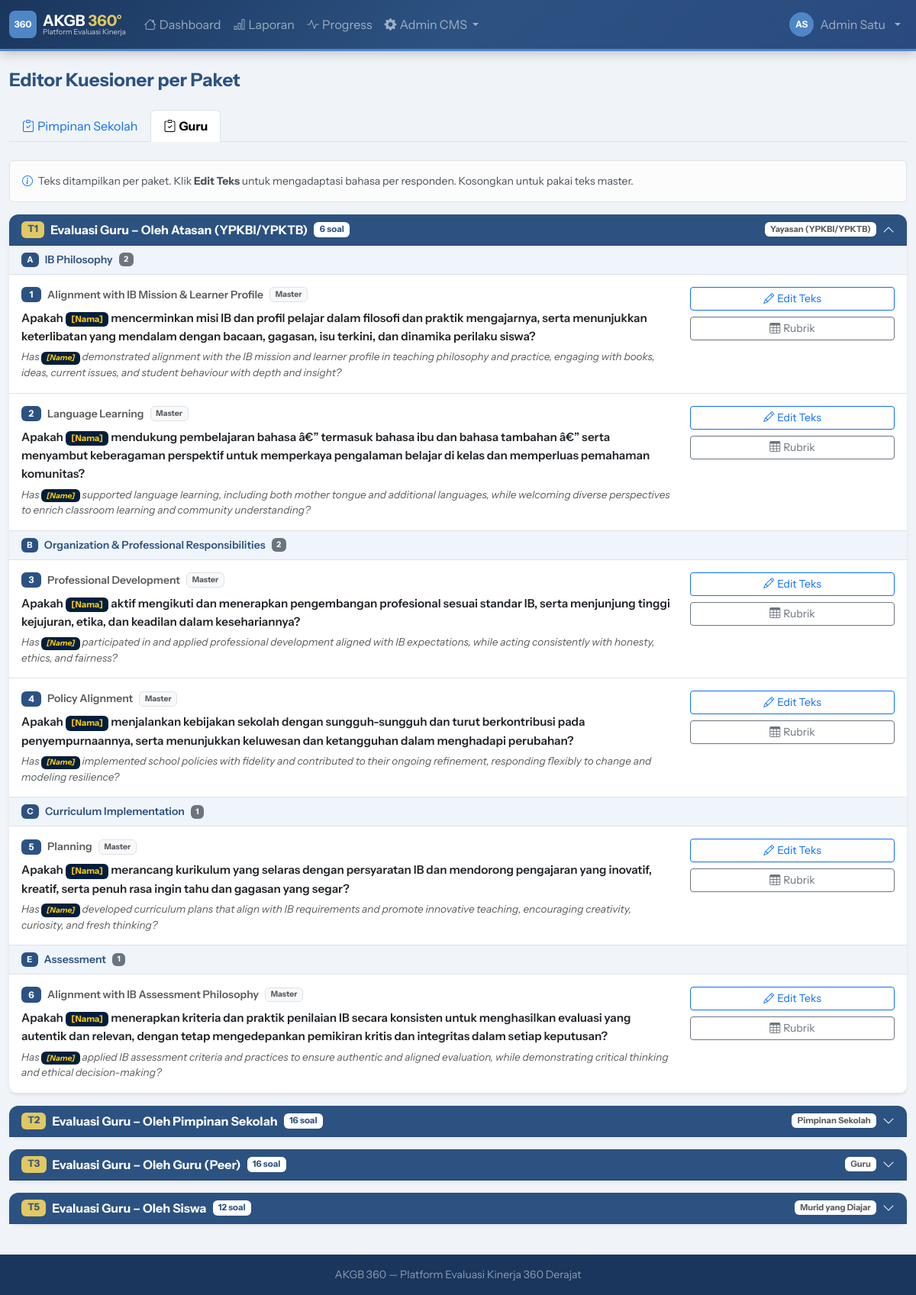
Before: /demo/admin/questions.php?tab=teacher (signed in) with the older database file.
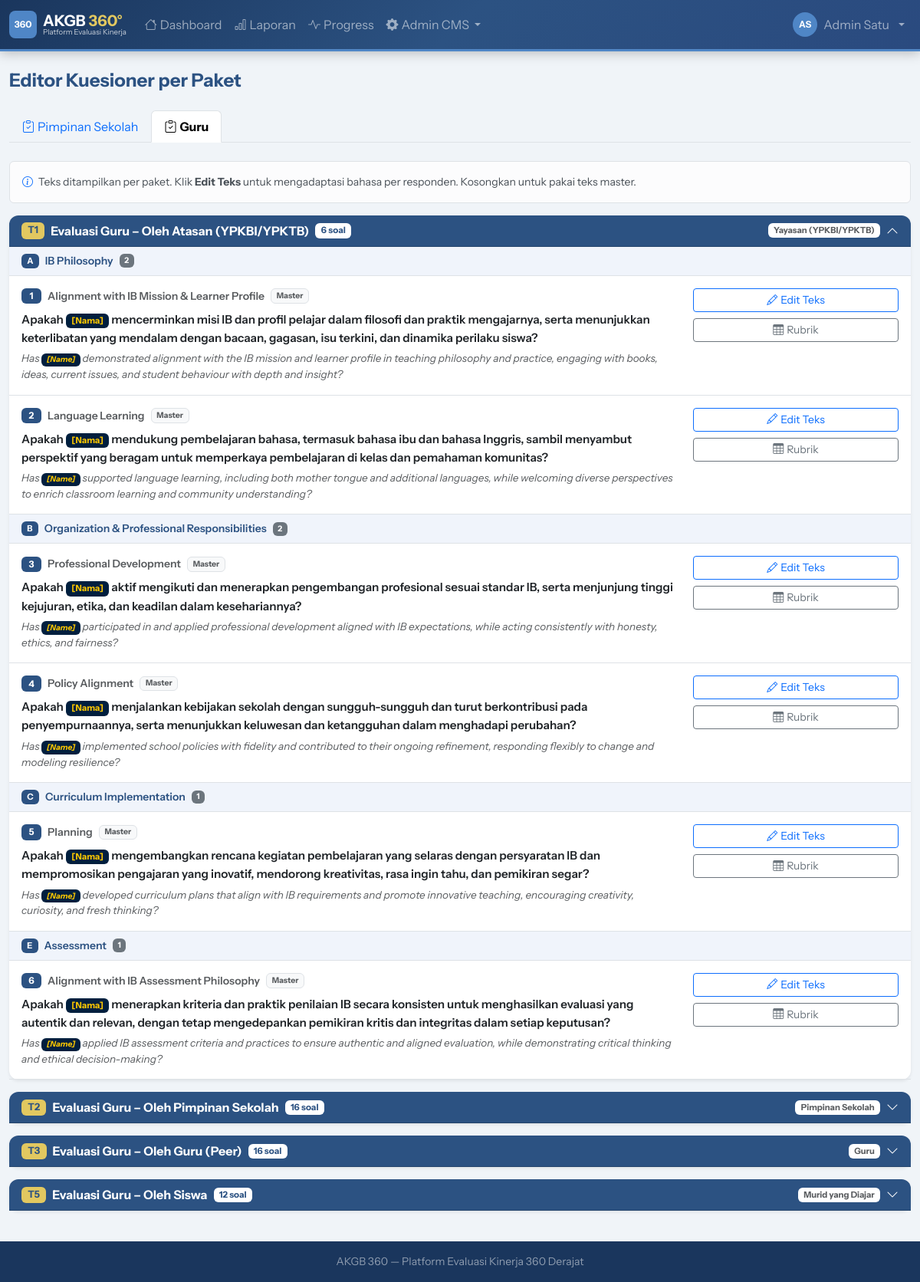
After: the same page with the newer database file.
### tables this page shows
CREATE TABLE `eval_types` (
  `id` int NOT NULL AUTO_INCREMENT,
  `code` varchar(20) NOT NULL,
  `name` varchar(100) NOT NULL,
  PRIMARY KEY (`id`),
  UNIQUE KEY `code` (`code`)
);

CREATE TABLE `package_weights` (
  `id` int NOT NULL AUTO_INCREMENT,
  `package_id` int NOT NULL,
  `weight` decimal(4,2) DEFAULT '1.00',
  `notes` varchar(200) DEFAULT NULL,
  PRIMARY KEY (`id`),
  KEY `package_id` (`package_id`),
  CONSTRAINT `package_weights_ibfk_1` FOREIGN KEY (`package_id`) REFERENCES `packages` (`id`) ON DELETE CASCADE
);

CREATE TABLE `packages` (
  `id` int NOT NULL AUTO_INCREMENT,
  `code` varchar(20) NOT NULL,
  `name` varchar(200) NOT NULL,
  `eval_type_id` int NOT NULL,
  `period_id` int DEFAULT NULL COMMENT 'NULL = template global, ada nilai = terikat periode',
  `respondent_type` varchar(50) NOT NULL,
  `description` text,
  `is_self_reflection` tinyint(1) DEFAULT '0',
  `question_lang` enum('both','id','en') NOT NULL DEFAULT 'both',
  PRIMARY KEY (`id`),
  KEY `eval_type_id` (`eval_type_id`),
  KEY `period_id` (`period_id`),
  CONSTRAINT `packages_ibfk_1` FOREIGN KEY (`eval_type_id`) REFERENCES `eval_types` (`id`),
  CONSTRAINT `packages_ibfk_2` FOREIGN KEY (`period_id`) REFERENCES `eval_periods` (`id`) ON DELETE SET NULL
);

CREATE TABLE `package_questions` (
  `id` int NOT NULL AUTO_INCREMENT,
  `package_id` int NOT NULL,
  `question_id` int NOT NULL,
  `question_id_text_override` text COMMENT 'Override teks ID untuk paket ini (NULL = pakai master)',
  `question_en_text_override` text COMMENT 'Override teks EN untuk paket ini (NULL = pakai master)',
  `order_num` int DEFAULT '0',
  PRIMARY KEY (`id`),
  KEY `package_id` (`package_id`),
  KEY `question_id` (`question_id`),
  CONSTRAINT `package_questions_ibfk_1` FOREIGN KEY (`package_id`) REFERENCES `packages` (`id`) ON DELETE CASCADE,
  CONSTRAINT `package_questions_ibfk_2` FOREIGN KEY (`question_id`) REFERENCES `questions` (`id`)
);

CREATE TABLE `standards` (
  `id` int NOT NULL AUTO_INCREMENT,
  `domain_id` int NOT NULL,
  `name` varchar(250) NOT NULL,
  `description` text,
  `extended_description` text,
  `elaboration_id` text,
  `elaboration_en` text,
  `order_num` int DEFAULT '0',
  PRIMARY KEY (`id`),
  KEY `domain_id` (`domain_id`),
  CONSTRAINT `standards_ibfk_1` FOREIGN KEY (`domain_id`) REFERENCES `domains` (`id`)
);

CREATE TABLE `questions` (
  `id` int NOT NULL AUTO_INCREMENT,
  `standard_id` int NOT NULL,
  `question_id_text` text NOT NULL,
  `question_en_text` text NOT NULL,
  PRIMARY KEY (`id`),
  KEY `standard_id` (`standard_id`),
  CONSTRAINT `questions_ibfk_1` FOREIGN KEY (`standard_id`) REFERENCES `standards` (`id`)
);

### public_html/demo/includes/db.php (called while the page is built, shortened)
<?php
class Database {
    private static ?PDO $instance = null;
    public static function getInstance(): PDO {
        if (self::$instance === null) {
            $dsn = "mysql:host=" . DB_HOST . ";dbname=" . DB_NAME . ";charset=" . DB_CHARSET;
            $options = [
                PDO::ATTR_ERRMODE            => PDO::ERRMODE_EXCEPTION,
                PDO::ATTR_DEFAULT_FETCH_MODE => PDO::FETCH_ASSOC,
                PDO::ATTR_EMULATE_PREPARES   => false,
            ];
            try {
                self::$instance = new PDO($dsn, DB_USER, DB_PASS, $options);
            } catch (PDOException $e) {
                die(json_encode(['error' => 'Database connection failed: ' . $e->getMessage()]));
            }
        }
        return self::$instance;
    }
    public static function query(string $sql, array $params = []): PDOStatement {
        $stmt = self::getInstance()->prepare($sql);
        $stmt->execute($params);
        return $stmt;
    }
    public static function fetchAll(string $sql, array $params = []): array {
        return self::query($sql, $params)->fetchAll();
    }
}

### public_html/demo/includes/functions.php (called while the page is built, shortened)
<?php
function h(string $s = ''): string {
    return htmlspecialchars($s, ENT_QUOTES, 'UTF-8');
}
function respondentLabel(string $type): string {
    return match($type) {
        'atasan'        => 'Yayasan (YPKBI/YPKTB)',
        'leader'        => 'Pimpinan Sekolah',
        'peer'          => 'Rekan Sejawat',
        'guru'          => 'Guru',
        'teacher'       => 'Rekan Sejawat (Guru)',
        'ortu'          => 'Komite Orang Tua',
        'siswa'         => 'OSIS / Siswa',
        'student_class' => 'Murid yang Diajar',
        'self'          => 'Refleksi Mandiri',
        default         => ucfirst($type),
    };
}

### public_html/demo/admin/questions.php (the view, shortened to what the rows shown need)
<?php
require_once __DIR__ . '/../includes/db.php';
require_once __DIR__ . '/../includes/functions.php';
require_once __DIR__ . '/../includes/layout.php';
$tab    = $_GET['tab'] ?? '';
$evalTypes = Database::fetchAll("SELECT * FROM eval_types ORDER BY id");
$currentEt = null;
foreach ($evalTypes as $et) {
    if ($et['code'] === $tab) { $currentEt = $et; break; }
}
$packages = [];
if ($currentEt) {
    $pkgRows = Database::fetchAll("
        SELECT p.*, pw.weight
        FROM packages p
        LEFT JOIN package_weights pw ON pw.package_id = p.id
        WHERE p.eval_type_id = ? AND p.is_self_reflection = 0
        ORDER BY p.id
    ", [$currentEt['id']]);
    foreach ($pkgRows as $pkg) {
        $qRows = Database::fetchAll("
            SELECT
                pq.id as pq_id,
                pq.order_num,
                pq.question_id_text_override,
                pq.question_en_text_override,
                q.id as q_id,
                q.question_id_text as master_id,
                q.question_en_text as master_en,
                s.id as s_id,
                s.name as s_name,
                s.elaboration_id,
                s.elaboration_en,
                d.id as d_id,
                d.name as d_name,
                d.code as d_code
            FROM package_questions pq
            JOIN questions q ON pq.question_id = q.id
            JOIN standards s ON q.standard_id = s.id
            JOIN domains d ON s.domain_id = d.id
            WHERE pq.package_id = ?
            ORDER BY pq.order_num, d.order_num, s.order_num
        ", [$pkg['id']]);
        $byDomain = [];
        foreach ($qRows as $q) {
            $byDomain[$q['d_id']]['name']   = $q['d_name'];
            $byDomain[$q['d_id']]['code']   = $q['d_code'];
            $byDomain[$q['d_id']]['items'][] = $q;
        }
        $qIds = array_unique(array_column($qRows, 'q_id'));
        $descriptors = [];
        if (!empty($qIds)) {
            $rows = Database::fetchAll(
                "SELECT * FROM grade_descriptors WHERE question_id IN (" . implode(',', $qIds) . ") ORDER BY question_id, grade"
            );
            foreach ($rows as $r) $descriptors[$r['question_id']][$r['grade']] = $r;
        }
        $packages[] = array_merge($pkg, [
            'byDomain'    => $byDomain,
            'descriptors' => $descriptors,
            'q_count'     => count($qRows),
        ]);
    }
}
ob_start(); ?>
<ul class="nav nav-tabs mb-4">
  <?php foreach ($evalTypes as $et): ?>
  <li class="nav-item">
    <a class="nav-link <?= $tab===$et['code']?'active fw-bold':'' ?>"
       href="?tab=<?= urlencode($et['code']) ?>">
      <i class="bi bi-clipboard-check me-1"></i><?= h($et['name']) ?>
    </a>
  </li>
  <?php endforeach; ?>
</ul>
<?php if (empty($packages)): ?>
<div class="card">
  <div class="card-body text-center py-5 text-muted">
    <i class="bi bi-inbox display-4 mb-3 d-block"></i>
    <p>Belum ada paket untuk tipe ini.</p>
    <a href="<?= APP_URL ?>/admin/matrix.php?tab=<?= urlencode($tab) ?>" class="btn btn-navy">
      Buat via Matriks Mapping →
    </a>
  </div>
</div>
<?php else: ?>
<?php foreach ($packages as $pi => $pkg):
  $cid = 'pkg' . $pkg['id'];
?>
<div class="card mb-3 border-0 shadow-sm">
  <div class="card-header d-flex justify-content-between align-items-center py-2"
       style="cursor:pointer;background:var(--ktb-navy);color:white"
       data-bs-toggle="collapse" data-bs-target="#<?= $cid ?>"
       aria-expanded="<?= $pi===0?'true':'false' ?>">
    <div class="d-flex align-items-center gap-2">
      <span class="badge" style="background:var(--ktb-gold);color:var(--ktb-navy);font-size:.8rem">
        <?= h($pkg['code']) ?>
      </span>
      <strong><?= h($pkg['name']) ?></strong>
      <span class="badge bg-white text-navy" style="font-size:.72rem">
        <?= $pkg['q_count'] ?> soal
      </span>
    </div>
    <div class="d-flex align-items-center gap-2">
      <span class="badge bg-white text-muted" style="font-size:.7rem">
        <?= h(respondentLabel($pkg['respondent_type'])) ?>
      </span>
      <i class="bi bi-chevron-<?= $pi===0?'up':'down' ?>"></i>
    </div>
  </div>
  <div class="collapse <?= $pi===0?'show':'' ?>" id="<?= $cid ?>">
    <div class="card-body p-0">
      <?php $qNum = 0; foreach ($pkg['byDomain'] as $did => $domain): ?>
      <div class="px-3 py-2 d-flex align-items-center gap-2"
           style="background:#f0f4fb;border-bottom:1px solid #dee2e6">
        <span class="badge" style="background:var(--ktb-navy);font-size:.7rem">
          <?= h($domain['code']) ?>
        </span>
        <span class="fw-semibold small text-navy"><?= h($domain['name']) ?></span>
        <span class="badge bg-secondary" style="font-size:.65rem"><?= count($domain['items']) ?></span>
      </div>
      <?php foreach ($domain['items'] as $q):
        $qNum++;
        $activeId = $q['question_id_text_override'] ?: $q['master_id'];
        $activeEn = $q['question_en_text_override'] ?: $q['master_en'];
        $isOverride = !empty($q['question_id_text_override']);
      ?>
      <div class="border-bottom px-3 py-3">
        <div class="row align-items-start">
          <div class="col-md-9">
            <div class="d-flex align-items-center gap-2 mb-2">
              <span class="badge badge-navy" style="min-width:26px"><?= $qNum ?></span>
              <span class="small fw-semibold text-muted"><?= h($q['s_name']) ?></span>
              <?php if ($isOverride): ?>
              <span class="badge bg-warning text-dark" style="font-size:.65rem">Adaptasi Paket</span>
              <?php else: ?>
              <span class="badge bg-light text-muted border" style="font-size:.65rem">Master</span>
              <?php endif; ?>
            </div>
            <p class="mb-1 fw-semibold" style="line-height:1.6;font-size:.95rem">
              <?= str_replace('[Nama]', '<span class="badge" style="background:#001f3e;color:#ffc901">[Nama]</span>', h($activeId)) ?>
            </p>
            <?php if ($activeEn): ?>
            <p class="mb-0 text-muted" style="font-size:.85rem;font-style:italic;line-height:1.5">
              <?= str_replace('[Name]', '<span class="badge" style="background:#001f3e;color:#ffc901">[Name]</span>', h($activeEn)) ?>
            </p>
            <?php endif; ?>
          </div>
          <div class="col-md-3 text-md-end mt-2 mt-md-0 d-flex flex-md-column gap-2 justify-content-end">
            <button class="btn btn-sm btn-outline-primary"
              data-bs-toggle="modal" data-bs-target="#editQ<?= $q['pq_id'] ?>">
              <i class="bi bi-pencil me-1"></i>Edit Teks
            </button>
            <button class="btn btn-sm btn-outline-secondary"
              data-bs-toggle="modal" data-bs-target="#rubrik<?= $q['q_id'] ?>">
              <i class="bi bi-table me-1"></i>Rubrik
            </button>
          </div>
        </div>
      </div>
      <?php endforeach;  ?>
      <?php endforeach;  ?>
    </div>
  </div>
</div>
<?php endforeach;  ?>
<?php endif; ?>

Changed rows visible on the page:
changed through a linked row, package_questions "Language Learning": question_id_text_override.question_id_text "Apakah [Nama] mendukung pembelajaran bahasa â€” termasuk bahasa ibu dan bahasa tambahan â€” serta menyambut keberagaman perspektif untuk memperkaya pengalaman belajar di kelas dan memperluas pemahaman komunitas?" → "Apakah [Nama] mendukung pembelajaran bahasa, termasuk bahasa ibu dan bahasa Inggris, sambil menyambut perspektif yang beragam untuk memperkaya pembelajaran di kelas dan pemahaman komunitas?"
changed through a linked row, package_questions "Planning": question_id_text_override.question_id_text "Apakah [Nama] merancang kurikulum yang selaras dengan persyaratan IB dan mendorong pengajaran yang inovatif, kreatif, serta penuh rasa ingin tahu dan gagasan yang segar?" → "Apakah [Nama] mengembangkan rencana kegiatan pembelajaran yang selaras dengan persyaratan IB dan mempromosikan pengajaran yang inovatif, mendorong kreativitas, rasa ingin tahu, dan pemikiran segar?"
